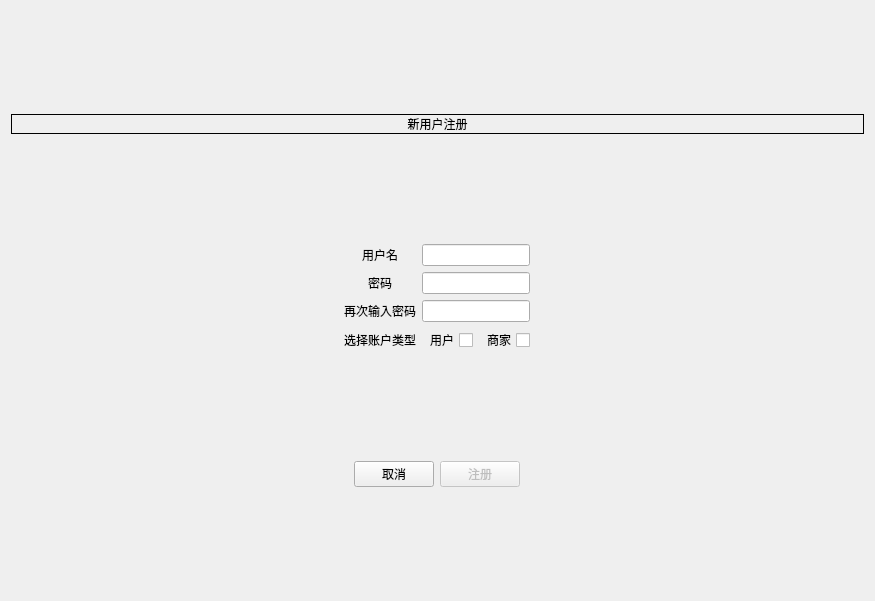
<?xml version="1.0" encoding="UTF-8"?>
<ui version="4.0">
 <class>registerDialog</class>
 <widget class="QDialog" name="registerDialog">
  <property name="geometry">
   <rect>
    <x>0</x>
    <y>0</y>
    <width>875</width>
    <height>601</height>
   </rect>
  </property>
  <property name="windowTitle">
   <string>Dialog</string>
  </property>
  <property name="layoutDirection">
   <enum>Qt::RightToLeft</enum>
  </property>
  <layout class="QVBoxLayout" name="verticalLayout">
   <item>
    <spacer name="verticalSpacer">
     <property name="orientation">
      <enum>Qt::Vertical</enum>
     </property>
     <property name="sizeHint" stdset="0">
      <size>
       <width>20</width>
       <height>92</height>
      </size>
     </property>
    </spacer>
   </item>
   <item>
    <widget class="QLabel" name="label">
     <property name="layoutDirection">
      <enum>Qt::LeftToRight</enum>
     </property>
     <property name="frameShape">
      <enum>QFrame::Panel</enum>
     </property>
     <property name="frameShadow">
      <enum>QFrame::Plain</enum>
     </property>
     <property name="text">
      <string>新用户注册</string>
     </property>
     <property name="textFormat">
      <enum>Qt::AutoText</enum>
     </property>
     <property name="alignment">
      <set>Qt::AlignCenter</set>
     </property>
    </widget>
   </item>
   <item>
    <spacer name="verticalSpacer_2">
     <property name="orientation">
      <enum>Qt::Vertical</enum>
     </property>
     <property name="sizeHint" stdset="0">
      <size>
       <width>20</width>
       <height>91</height>
      </size>
     </property>
    </spacer>
   </item>
   <item>
    <layout class="QHBoxLayout" name="horizontalLayout_2">
     <item>
      <spacer name="horizontalSpacer_3">
       <property name="orientation">
        <enum>Qt::Horizontal</enum>
       </property>
       <property name="sizeHint" stdset="0">
        <size>
         <width>43</width>
         <height>20</height>
        </size>
       </property>
      </spacer>
     </item>
     <item>
      <layout class="QGridLayout" name="gridLayout">
       <item row="4" column="4">
        <widget class="QLabel" name="label_5">
         <property name="text">
          <string>选择账户类型</string>
         </property>
         <property name="alignment">
          <set>Qt::AlignCenter</set>
         </property>
        </widget>
       </item>
       <item row="3" column="4">
        <widget class="QLabel" name="label_4">
         <property name="text">
          <string>再次输入密码</string>
         </property>
         <property name="alignment">
          <set>Qt::AlignCenter</set>
         </property>
        </widget>
       </item>
       <item row="3" column="1" colspan="2">
        <widget class="QLineEdit" name="new_password2">
         <property name="echoMode">
          <enum>QLineEdit::Password</enum>
         </property>
        </widget>
       </item>
       <item row="4" column="1">
        <widget class="QCheckBox" name="storeBox">
         <property name="text">
          <string>商家</string>
         </property>
        </widget>
       </item>
       <item row="2" column="1" colspan="2">
        <widget class="QLineEdit" name="new_password">
         <property name="echoMode">
          <enum>QLineEdit::Password</enum>
         </property>
        </widget>
       </item>
       <item row="0" column="1" colspan="2">
        <widget class="QLineEdit" name="new_username"/>
       </item>
       <item row="0" column="4">
        <widget class="QLabel" name="label_2">
         <property name="text">
          <string>用户名</string>
         </property>
         <property name="alignment">
          <set>Qt::AlignCenter</set>
         </property>
        </widget>
       </item>
       <item row="4" column="2">
        <widget class="QCheckBox" name="userBox">
         <property name="text">
          <string>用户</string>
         </property>
        </widget>
       </item>
       <item row="2" column="4">
        <widget class="QLabel" name="label_3">
         <property name="text">
          <string>密码</string>
         </property>
         <property name="alignment">
          <set>Qt::AlignCenter</set>
         </property>
        </widget>
       </item>
      </layout>
     </item>
     <item>
      <spacer name="horizontalSpacer_4">
       <property name="orientation">
        <enum>Qt::Horizontal</enum>
       </property>
       <property name="sizeHint" stdset="0">
        <size>
         <width>44</width>
         <height>20</height>
        </size>
       </property>
      </spacer>
     </item>
    </layout>
   </item>
   <item>
    <spacer name="verticalSpacer_3">
     <property name="orientation">
      <enum>Qt::Vertical</enum>
     </property>
     <property name="sizeHint" stdset="0">
      <size>
       <width>20</width>
       <height>92</height>
      </size>
     </property>
    </spacer>
   </item>
   <item>
    <layout class="QHBoxLayout" name="horizontalLayout">
     <item>
      <spacer name="horizontalSpacer_2">
       <property name="orientation">
        <enum>Qt::Horizontal</enum>
       </property>
       <property name="sizeHint" stdset="0">
        <size>
         <width>40</width>
         <height>20</height>
        </size>
       </property>
      </spacer>
     </item>
     <item>
      <widget class="QPushButton" name="registerButton">
       <property name="enabled">
        <bool>false</bool>
       </property>
       <property name="text">
        <string>注册</string>
       </property>
      </widget>
     </item>
     <item>
      <widget class="QPushButton" name="cancelButton">
       <property name="text">
        <string>取消</string>
       </property>
      </widget>
     </item>
     <item>
      <spacer name="horizontalSpacer">
       <property name="orientation">
        <enum>Qt::Horizontal</enum>
       </property>
       <property name="sizeHint" stdset="0">
        <size>
         <width>40</width>
         <height>20</height>
        </size>
       </property>
      </spacer>
     </item>
    </layout>
   </item>
   <item>
    <spacer name="verticalSpacer_4">
     <property name="orientation">
      <enum>Qt::Vertical</enum>
     </property>
     <property name="sizeHint" stdset="0">
      <size>
       <width>20</width>
       <height>91</height>
      </size>
     </property>
    </spacer>
   </item>
  </layout>
 </widget>
 <resources/>
 <connections/>
</ui>
